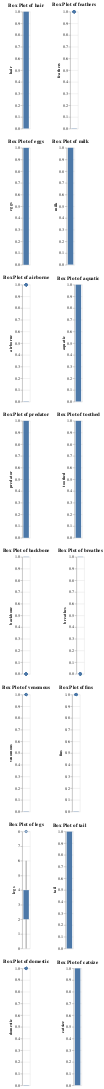

The notebook cell this image was saved under:
### Code cell
import altair as alt
import pandas as pd

# Create a container for the subplots (7 rows x 2 columns)
charts = []
for i, col in enumerate(df.columns):
    # Skip `animal name` and `type` columns
    if col in ['animal name', 'type']:
        continue

    # Create a box plot for each column
    chart = alt.Chart(df).mark_boxplot().encode(
        y=alt.Y(col + ':Q', axis=alt.Axis(title=col))
    ).properties(
        title=f'Box Plot of {col}'
    )
    charts.append(chart)

# Arrange the charts in a 7x2 grid
fig = alt.vconcat(
    *[alt.hconcat(*charts[i:i+2]) for i in range(0, len(charts), 2)]
)

# Save the figure
fig.save('subplots_of_boxplots_without_type.json')
fig.show()
# Calculate Q1, Q3 and IQR for each column
Q1 = df.quantile(0.25)
Q3 = df.quantile(0.75)
IQR = Q3 - Q1

# Define the lower and upper bounds for outlier detection
lower_bound = Q1 - 1.5 * IQR
upper_bound = Q3 + 1.5 * IQR

# Filter out the outliers
df_filtered = df[~((df < lower_bound) | (df > upper_bound)).any(axis=1)]

# Print the shape of the old and new dataframe if outliers are removed
if df.shape != df_filtered.shape:
    print(f'Old dataframe shape: {df.shape}')
    print(f'New dataframe shape: {df_filtered.shape}')
else:
    print('No outliers were removed')

### Figure 1 — Vega-Lite specification as saved in the notebook (floating-point values rounded to 4 significant figures)
{"config": {"view": {"continuousWidth": 300, "continuousHeight": 300}}, "vconcat": [{"hconcat": [{"mark": {"type": "boxplot"}, "encoding": {"y": {"axis": {"title": "hair"}, "field": "hair", "type": "quantitative"}}, "title": "Box Plot of hair"}, {"mark": {"type": "boxplot"}, "encoding": {"y": {"axis": {"title": "feathers"}, "field": "feathers", "type": "quantitative"}}, "title": "Box Plot of feathers"}]}, {"hconcat": [{"mark": {"type": "boxplot"}, "encoding": {"y": {"axis": {"title": "eggs"}, "field": "eggs", "type": "quantitative"}}, "title": "Box Plot of eggs"}, {"mark": {"type": "boxplot"}, "encoding": {"y": {"axis": {"title": "milk"}, "field": "milk", "type": "quantitative"}}, "title": "Box Plot of milk"}]}, {"hconcat": [{"mark": {"type": "boxplot"}, "encoding": {"y": {"axis": {"title": "airborne"}, "field": "airborne", "type": "quantitative"}}, "title": "Box Plot of airborne"}, {"mark": {"type": "boxplot"}, "encoding": {"y": {"axis": {"title": "aquatic"}, "field": "aquatic", "type": "quantitative"}}, "title": "Box Plot of aquatic"}]}, {"hconcat": [{"mark": {"type": "boxplot"}, "encoding": {"y": {"axis": {"title": "predator"}, "field": "predator", "type": "quantitative"}}, "title": "Box Plot of predator"}, {"mark": {"type": "boxplot"}, "encoding": {"y": {"axis": {"title": "toothed"}, "field": "toothed", "type": "quantitative"}}, "title": "Box Plot of toothed"}]}, {"hconcat": [{"mark": {"type": "boxplot"}, "encoding": {"y": {"axis": {"title": "backbone"}, "field": "backbone", "type": "quantitative"}}, "title": "Box Plot of backbone"}, {"mark": {"type": "boxplot"}, "encoding": {"y": {"axis": {"title": "breathes"}, "field": "breathes", "type": "quantitative"}}, "title": "Box Plot of breathes"}]}, {"hconcat": [{"mark": {"type": "boxplot"}, "encoding": {"y": {"axis": {"title": "venomous"}, "field": "venomous", "type": "quantitative"}}, "title": "Box Plot of venomous"}, {"mark": {"type": "boxplot"}, "encoding": {"y": {"axis": {"title": "fins"}, "field": "fins", "type": "quantitative"}}, "title": "Box Plot of fins"}]}, {"hconcat": [{"mark": {"type": "boxplot"}, "encoding": {"y": {"axis": {"title": "legs"}, "field": "legs", "type": "quantitative"}}, "title": "Box Plot of legs"}, {"mark": {"type": "boxplot"}, "encoding": {"y": {"axis": {"title": "tail"}, "field": "tail", "type": "quantitative"}}, "title": "Box Plot of tail"}]}, {"hconcat": [{"mark": {"type": "boxplot"}, "encoding": {"y": {"axis": {"title": "domestic"}, "field": "domestic", "type": "quantitative"}}, "title": "Box Plot of domestic"}, {"mark": {"type": "boxplot"}, "encoding": {"y": {"axis": {"title": "catsize"}, "field": "catsize", "type": "quantitative"}}, "title": "Box Plot of catsize"}]}], "data": {"name": "data-2abd5edf44a39ff81b90b2b9d1974f74"}, "$schema": "https://vega.github.io/schema/vega-lite/v5.17.0.json", "datasets": {"data-2abd5edf44a39ff81b90b2b9d1974f74": [{"animal name": "aardvark", "hair": 1, "feathers": 0, "eggs": 0, "milk": 1, "airborne": 0, "aquatic": 0, "predator": 1, "toothed": 1, "backbone": 1, "breathes": 1, "venomous": 0, "fins": 0, "legs": 4, "tail": 0, "domestic": 0, "catsize": 1, "type": 1}, {"animal name": "antelope", "hair": 1, "feathers": 0, "eggs": 0, "milk": 1, "airborne": 0, "aquatic": 0, "predator": 0, "toothed": 1, "backbone": 1, "breathes": 1, "venomous": 0, "fins": 0, "legs": 4, "tail": 1, "domestic": 0, "catsize": 1, "type": 1}, {"animal name": "bass", "hair": 0, "feathers": 0, "eggs": 1, "milk": 0, "airborne": 0, "aquatic": 1, "predator": 1, "toothed": 1, "backbone": 1, "breathes": 0, "venomous": 0, "fins": 1, "legs": 0, "tail": 1, "domestic": 0, "catsize": 0, "type": 4}, {"animal name": "bear", "hair": 1, "feathers": 0, "eggs": 0, "milk": 1, "airborne": 0, "aquatic": 0, "predator": 1, "toothed": 1, "backbone": 1, "breathes": 1, "venomous": 0, "fins": 0, "legs": 4, "tail": 0, "domestic": 0, "catsize": 1, "type": 1}, {"animal name": "boar", "hair": 1, "feathers": 0, "eggs": 0, "milk": 1, "airborne": 0, "aquatic": 0, "predator": 1, "toothed": 1, "backbone": 1, "breathes": 1, "venomous": 0, "fins": 0, "legs": 4, "tail": 1, "domestic": 0, "catsize": 1, "type": 1}, {"animal name": "buffalo", "hair": 1, "feathers": 0, "eggs": 0, "milk": 1, "airborne": 0, "aquatic": 0, "predator": 0, "toothed": 1, "backbone": 1, "breathes": 1, "venomous": 0, "fins": 0, "legs": 4, "tail": 1, "domestic": 0, "catsize": 1, "type": 1}, {"animal name": "calf", "hair": 1, "feathers": 0, "eggs": 0, "milk": 1, "airborne": 0, "aquatic": 0, "predator": 0, "toothed": 1, "backbone": 1, "breathes": 1, "venomous": 0, "fins": 0, "legs": 4, "tail": 1, "domestic": 1, "catsize": 1, "type": 1}, {"animal name": "carp", "hair": 0, "feathers": 0, "eggs": 1, "milk": 0, "airborne": 0, "aquatic": 1, "predator": 0, "toothed": 1, "backbone": 1, "breathes": 0, "venomous": 0, "fins": 1, "legs": 0, "tail": 1, "domestic": 1, "catsize": 0, "type": 4}, {"animal name": "catfish", "hair": 0, "feathers": 0, "eggs": 1, "milk": 0, "airborne": 0, "aquatic": 1, "predator": 1, "toothed": 1, "backbone": 1, "breathes": 0, "venomous": 0, "fins": 1, "legs": 0, "tail": 1, "domestic": 0, "catsize": 0, "type": 4}, {"animal name": "cavy", "hair": 1, "feathers": 0, "eggs": 0, "milk": 1, "airborne": 0, "aquatic": 0, "predator": 0, "toothed": 1, "backbone": 1, "breathes": 1, "venomous": 0, "fins": 0, "legs": 4, "tail": 0, "domestic": 1, "catsize": 0, "type": 1}, {"animal name": "cheetah", "hair": 1, "feathers": 0, "eggs": 0, "milk": 1, "airborne": 0, "aquatic": 0, "predator": 1, "toothed": 1, "backbone": 1, "breathes": 1, "venomous": 0, "fins": 0, "legs": 4, "tail": 1, "domestic": 0, "catsize": 1, "type": 1}, {"animal name": "chicken", "hair": 0, "feathers": 1, "eggs": 1, "milk": 0, "airborne": 1, "aquatic": 0, "predator": 0, "toothed": 0, "backbone": 1, "breathes": 1, "venomous": 0, "fins": 0, "legs": 2, "tail": 1, "domestic": 1, "catsize": 0, "type": 2}, {"animal name": "chub", "hair": 0, "feathers": 0, "eggs": 1, "milk": 0, "airborne": 0, "aquatic": 1, "predator": 1, "toothed": 1, "backbone": 1, "breathes": 0, "venomous": 0, "fins": 1, "legs": 0, "tail": 1, "domestic": 0, "catsize": 0, "type": 4}, {"animal name": "clam", "hair": 0, "feathers": 0, "eggs": 1, "milk": 0, "airborne": 0, "aquatic": 0, "predator": 1, "toothed": 0, "backbone": 0, "breathes": 0, "venomous": 0, "fins": 0, "legs": 0, "tail": 0, "domestic": 0, "catsize": 0, "type": 7}, {"animal name": "crab", "hair": 0, "feathers": 0, "eggs": 1, "milk": 0, "airborne": 0, "aquatic": 1, "predator": 1, "toothed": 0, "backbone": 0, "breathes": 0, "venomous": 0, "fins": 0, "legs": 4, "tail": 0, "domestic": 0, "catsize": 0, "type": 7}, {"animal name": "crayfish", "hair": 0, "feathers": 0, "eggs": 1, "milk": 0, "airborne": 0, "aquatic": 1, "predator": 1, "toothed": 0, "backbone": 0, "breathes": 0, "venomous": 0, "fins": 0, "legs": 6, "tail": 0, "domestic": 0, "catsize": 0, "type": 7}, {"animal name": "crow", "hair": 0, "feathers": 1, "eggs": 1, "milk": 0, "airborne": 1, "aquatic": 0, "predator": 1, "toothed": 0, "backbone": 1, "breathes": 1, "venomous": 0, "fins": 0, "legs": 2, "tail": 1, "domestic": 0, "catsize": 0, "type": 2}, {"animal name": "deer", "hair": 1, "feathers": 0, "eggs": 0, "milk": 1, "airborne": 0, "aquatic": 0, "predator": 0, "toothed": 1, "backbone": 1, "breathes": 1, "venomous": 0, "fins": 0, "legs": 4, "tail": 1, "domestic": 0, "catsize": 1, "type": 1}, {"animal name": "dogfish", "hair": 0, "feathers": 0, "eggs": 1, "milk": 0, "airborne": 0, "aquatic": 1, "predator": 1, "toothed": 1, "backbone": 1, "breathes": 0, "venomous": 0, "fins": 1, "legs": 0, "tail": 1, "domestic": 0, "catsize": 1, "type": 4}, {"animal name": "dolphin", "hair": 0, "feathers": 0, "eggs": 0, "milk": 1, "airborne": 0, "aquatic": 1, "predator": 1, "toothed": 1, "backbone": 1, "breathes": 1, "venomous": 0, "fins": 1, "legs": 0, "tail": 1, "domestic": 0, "catsize": 1, "type": 1}, {"animal name": "dove", "hair": 0, "feathers": 1, "eggs": 1, "milk": 0, "airborne": 1, "aquatic": 0, "predator": 0, "toothed": 0, "backbone": 1, "breathes": 1, "venomous": 0, "fins": 0, "legs": 2, "tail": 1, "domestic": 1, "catsize": 0, "type": 2}, {"animal name": "duck", "hair": 0, "feathers": 1, "eggs": 1, "milk": 0, "airborne": 1, "aquatic": 1, "predator": 0, "toothed": 0, "backbone": 1, "breathes": 1, "venomous": 0, "fins": 0, "legs": 2, "tail": 1, "domestic": 0, "catsize": 0, "type": 2}, {"animal name": "elephant", "hair": 1, "feathers": 0, "eggs": 0, "milk": 1, "airborne": 0, "aquatic": 0, "predator": 0, "toothed": 1, "backbone": 1, "breathes": 1, "venomous": 0, "fins": 0, "legs": 4, "tail": 1, "domestic": 0, "catsize": 1, "type": 1}, {"animal name": "flamingo", "hair": 0, "feathers": 1, "eggs": 1, "milk": 0, "airborne": 1, "aquatic": 0, "predator": 0, "toothed": 0, "backbone": 1, "breathes": 1, "venomous": 0, "fins": 0, "legs": 2, "tail": 1, "domestic": 0, "catsize": 1, "type": 2}, {"animal name": "flea", "hair": 0, "feathers": 0, "eggs": 1, "milk": 0, "airborne": 0, "aquatic": 0, "predator": 0, "toothed": 0, "backbone": 0, "breathes": 1, "venomous": 0, "fins": 0, "legs": 6, "tail": 0, "domestic": 0, "catsize": 0, "type": 6}, {"animal name": "frog", "hair": 0, "feathers": 0, "eggs": 1, "milk": 0, "airborne": 0, "aquatic": 1, "predator": 1, "toothed": 1, "backbone": 1, "breathes": 1, "venomous": 0, "fins": 0, "legs": 4, "tail": 0, "domestic": 0, "catsize": 0, "type": 5}, {"animal name": "frog", "hair": 0, "feathers": 0, "eggs": 1, "milk": 0, "airborne": 0, "aquatic": 1, "predator": 1, "toothed": 1, "backbone": 1, "breathes": 1, "venomous": 1, "fins": 0, "legs": 4, "tail": 0, "domestic": 0, "catsize": 0, "type": 5}, {"animal name": "fruitbat", "hair": 1, "feathers": 0, "eggs": 0, "milk": 1, "airborne": 1, "aquatic": 0, "predator": 0, "toothed": 1, "backbone": 1, "breathes": 1, "venomous": 0, "fins": 0, "legs": 2, "tail": 1, "domestic": 0, "catsize": 0, "type": 1}, {"animal name": "giraffe", "hair": 1, "feathers": 0, "eggs": 0, "milk": 1, "airborne": 0, "aquatic": 0, "predator": 0, "toothed": 1, "backbone": 1, "breathes": 1, "venomous": 0, "fins": 0, "legs": 4, "tail": 1, "domestic": 0, "catsize": 1, "type": 1}, {"animal name": "girl", "hair": 1, "feathers": 0, "eggs": 0, "milk": 1, "airborne": 0, "aquatic": 0, "predator": 1, "toothed": 1, "backbone": 1, "breathes": 1, "venomous": 0, "fins": 0, "legs": 2, "tail": 0, "domestic": 1, "catsize": 1, "type": 1}, {"animal name": "gnat", "hair": 0, "feathers": 0, "eggs": 1, "milk": 0, "airborne": 1, "aquatic": 0, "predator": 0, "toothed": 0, "backbone": 0, "breathes": 1, "venomous": 0, "fins": 0, "legs": 6, "tail": 0, "domestic": 0, "catsize": 0, "type": 6}, {"animal name": "goat", "hair": 1, "feathers": 0, "eggs": 0, "milk": 1, "airborne": 0, "aquatic": 0, "predator": 0, "toothed": 1, "backbone": 1, "breathes": 1, "venomous": 0, "fins": 0, "legs": 4, "tail": 1, "domestic": 1, "catsize": 1, "type": 1}, {"animal name": "gorilla", "hair": 1, "feathers": 0, "eggs": 0, "milk": 1, "airborne": 0, "aquatic": 0, "predator": 0, "toothed": 1, "backbone": 1, "breathes": 1, "venomous": 0, "fins": 0, "legs": 2, "tail": 0, "domestic": 0, "catsize": 1, "type": 1}, {"animal name": "gull", "hair": 0, "feathers": 1, "eggs": 1, "milk": 0, "airborne": 1, "aquatic": 1, "predator": 1, "toothed": 0, "backbone": 1, "breathes": 1, "venomous": 0, "fins": 0, "legs": 2, "tail": 1, "domestic": 0, "catsize": 0, "type": 2}, {"animal name": "haddock", "hair": 0, "feathers": 0, "eggs": 1, "milk": 0, "airborne": 0, "aquatic": 1, "predator": 0, "toothed": 1, "backbone": 1, "breathes": 0, "venomous": 0, "fins": 1, "legs": 0, "tail": 1, "domestic": 0, "catsize": 0, "type": 4}, {"animal name": "hamster", "hair": 1, "feathers": 0, "eggs": 0, "milk": 1, "airborne": 0, "aquatic": 0, "predator": 0, "toothed": 1, "backbone": 1, "breathes": 1, "venomous": 0, "fins": 0, "legs": 4, "tail": 1, "domestic": 1, "catsize": 0, "type": 1}, {"animal name": "hare", "hair": 1, "feathers": 0, "eggs": 0, "milk": 1, "airborne": 0, "aquatic": 0, "predator": 0, "toothed": 1, "backbone": 1, "breathes": 1, "venomous": 0, "fins": 0, "legs": 4, "tail": 1, "domestic": 0, "catsize": 0, "type": 1}, {"animal name": "hawk", "hair": 0, "feathers": 1, "eggs": 1, "milk": 0, "airborne": 1, "aquatic": 0, "predator": 1, "toothed": 0, "backbone": 1, "breathes": 1, "venomous": 0, "fins": 0, "legs": 2, "tail": 1, "domestic": 0, "catsize": 0, "type": 2}, {"animal name": "herring", "hair": 0, "feathers": 0, "eggs": 1, "milk": 0, "airborne": 0, "aquatic": 1, "predator": 1, "toothed": 1, "backbone": 1, "breathes": 0, "venomous": 0, "fins": 1, "legs": 0, "tail": 1, "domestic": 0, "catsize": 0, "type": 4}, {"animal name": "honeybee", "hair": 1, "feathers": 0, "eggs": 1, "milk": 0, "airborne": 1, "aquatic": 0, "predator": 0, "toothed": 0, "backbone": 0, "breathes": 1, "venomous": 1, "fins": 0, "legs": 6, "tail": 0, "domestic": 1, "catsize": 0, "type": 6}, {"animal name": "housefly", "hair": 1, "feathers": 0, "eggs": 1, "milk": 0, "airborne": 1, "aquatic": 0, "predator": 0, "toothed": 0, "backbone": 0, "breathes": 1, "venomous": 0, "fins": 0, "legs": 6, "tail": 0, "domestic": 0, "catsize": 0, "type": 6}, {"animal name": "kiwi", "hair": 0, "feathers": 1, "eggs": 1, "milk": 0, "airborne": 0, "aquatic": 0, "predator": 1, "toothed": 0, "backbone": 1, "breathes": 1, "venomous": 0, "fins": 0, "legs": 2, "tail": 1, "domestic": 0, "catsize": 0, "type": 2}, {"animal name": "ladybird", "hair": 0, "feathers": 0, "eggs": 1, "milk": 0, "airborne": 1, "aquatic": 0, "predator": 1, "toothed": 0, "backbone": 0, "breathes": 1, "venomous": 0, "fins": 0, "legs": 6, "tail": 0, "domestic": 0, "catsize": 0, "type": 6}, {"animal name": "lark", "hair": 0, "feathers": 1, "eggs": 1, "milk": 0, "airborne": 1, "aquatic": 0, "predator": 0, "toothed": 0, "backbone": 1, "breathes": 1, "venomous": 0, "fins": 0, "legs": 2, "tail": 1, "domestic": 0, "catsize": 0, "type": 2}, {"animal name": "leopard", "hair": 1, "feathers": 0, "eggs": 0, "milk": 1, "airborne": 0, "aquatic": 0, "predator": 1, "toothed": 1, "backbone": 1, "breathes": 1, "venomous": 0, "fins": 0, "legs": 4, "tail": 1, "domestic": 0, "catsize": 1, "type": 1}, {"animal name": "lion", "hair": 1, "feathers": 0, "eggs": 0, "milk": 1, "airborne": 0, "aquatic": 0, "predator": 1, "toothed": 1, "backbone": 1, "breathes": 1, "venomous": 0, "fins": 0, "legs": 4, "tail": 1, "domestic": 0, "catsize": 1, "type": 1}, {"animal name": "lobster", "hair": 0, "feathers": 0, "eggs": 1, "milk": 0, "airborne": 0, "aquatic": 1, "predator": 1, "toothed": 0, "backbone": 0, "breathes": 0, "venomous": 0, "fins": 0, "legs": 6, "tail": 0, "domestic": 0, "catsize": 0, "type": 7}, {"animal name": "lynx", "hair": 1, "feathers": 0, "eggs": 0, "milk": 1, "airborne": 0, "aquatic": 0, "predator": 1, "toothed": 1, "backbone": 1, "breathes": 1, "venomous": 0, "fins": 0, "legs": 4, "tail": 1, "domestic": 0, "catsize": 1, "type": 1}, {"animal name": "mink", "hair": 1, "feathers": 0, "eggs": 0, "milk": 1, "airborne": 0, "aquatic": 1, "predator": 1, "toothed": 1, "backbone": 1, "breathes": 1, "venomous": 0, "fins": 0, "legs": 4, "tail": 1, "domestic": 0, "catsize": 1, "type": 1}, {"animal name": "mole", "hair": 1, "feathers": 0, "eggs": 0, "milk": 1, "airborne": 0, "aquatic": 0, "predator": 1, "toothed": 1, "backbone": 1, "breathes": 1, "venomous": 0, "fins": 0, "legs": 4, "tail": 1, "domestic": 0, "catsize": 0, "type": 1}, {"animal name": "mongoose", "hair": 1, "feathers": 0, "eggs": 0, "milk": 1, "airborne": 0, "aquatic": 0, "predator": 1, "toothed": 1, "backbone": 1, "breathes": 1, "venomous": 0, "fins": 0, "legs": 4, "tail": 1, "domestic": 0, "catsize": 1, "type": 1}, {"animal name": "moth", "hair": 1, "feathers": 0, "eggs": 1, "milk": 0, "airborne": 1, "aquatic": 0, "predator": 0, "toothed": 0, "backbone": 0, "breathes": 1, "venomous": 0, "fins": 0, "legs": 6, "tail": 0, "domestic": 0, "catsize": 0, "type": 6}, {"animal name": "newt", "hair": 0, "feathers": 0, "eggs": 1, "milk": 0, "airborne": 0, "aquatic": 1, "predator": 1, "toothed": 1, "backbone": 1, "breathes": 1, "venomous": 0, "fins": 0, "legs": 4, "tail": 1, "domestic": 0, "catsize": 0, "type": 5}, {"animal name": "octopus", "hair": 0, "feathers": 0, "eggs": 1, "milk": 0, "airborne": 0, "aquatic": 1, "predator": 1, "toothed": 0, "backbone": 0, "breathes": 0, "venomous": 0, "fins": 0, "legs": 8, "tail": 0, "domestic": 0, "catsize": 1, "type": 7}, {"animal name": "opossum", "hair": 1, "feathers": 0, "eggs": 0, "milk": 1, "airborne": 0, "aquatic": 0, "predator": 1, "toothed": 1, "backbone": 1, "breathes": 1, "venomous": 0, "fins": 0, "legs": 4, "tail": 1, "domestic": 0, "catsize": 0, "type": 1}, {"animal name": "oryx", "hair": 1, "feathers": 0, "eggs": 0, "milk": 1, "airborne": 0, "aquatic": 0, "predator": 0, "toothed": 1, "backbone": 1, "breathes": 1, "venomous": 0, "fins": 0, "legs": 4, "tail": 1, "domestic": 0, "catsize": 1, "type": 1}, {"animal name": "ostrich", "hair": 0, "feathers": 1, "eggs": 1, "milk": 0, "airborne": 0, "aquatic": 0, "predator": 0, "toothed": 0, "backbone": 1, "breathes": 1, "venomous": 0, "fins": 0, "legs": 2, "tail": 1, "domestic": 0, "catsize": 1, "type": 2}, {"animal name": "parakeet", "hair": 0, "feathers": 1, "eggs": 1, "milk": 0, "airborne": 1, "aquatic": 0, "predator": 0, "toothed": 0, "backbone": 1, "breathes": 1, "venomous": 0, "fins": 0, "legs": 2, "tail": 1, "domestic": 1, "catsize": 0, "type": 2}, {"animal name": "penguin", "hair": 0, "feathers": 1, "eggs": 1, "milk": 0, "airborne": 0, "aquatic": 1, "predator": 1, "toothed": 0, "backbone": 1, "breathes": 1, "venomous": 0, "fins": 0, "legs": 2, "tail": 1, "domestic": 0, "catsize": 1, "type": 2}, {"animal name": "pheasant", "hair": 0, "feathers": 1, "eggs": 1, "milk": 0, "airborne": 1, "aquatic": 0, "predator": 0, "toothed": 0, "backbone": 1, "breathes": 1, "venomous": 0, "fins": 0, "legs": 2, "tail": 1, "domestic": 0, "catsize": 0, "type": 2}, {"animal name": "pike", "hair": 0, "feathers": 0, "eggs": 1, "milk": 0, "airborne": 0, "aquatic": 1, "predator": 1, "toothed": 1, "backbone": 1, "breathes": 0, "venomous": 0, "fins": 1, "legs": 0, "tail": 1, "domestic": 0, "catsize": 1, "type": 4}, {"animal name": "piranha", "hair": 0, "feathers": 0, "eggs": 1, "milk": 0, "airborne": 0, "aquatic": 1, "predator": 1, "toothed": 1, "backbone": 1, "breathes": 0, "venomous": 0, "fins": 1, "legs": 0, "tail": 1, "domestic": 0, "catsize": 0, "type": 4}, {"animal name": "pitviper", "hair": 0, "feathers": 0, "eggs": 1, "milk": 0, "airborne": 0, "aquatic": 0, "predator": 1, "toothed": 1, "backbone": 1, "breathes": 1, "venomous": 1, "fins": 0, "legs": 0, "tail": 1, "domestic": 0, "catsize": 0, "type": 3}, {"animal name": "platypus", "hair": 1, "feathers": 0, "eggs": 1, "milk": 1, "airborne": 0, "aquatic": 1, "predator": 1, "toothed": 0, "backbone": 1, "breathes": 1, "venomous": 0, "fins": 0, "legs": 4, "tail": 1, "domestic": 0, "catsize": 1, "type": 1}, {"animal name": "polecat", "hair": 1, "feathers": 0, "eggs": 0, "milk": 1, "airborne": 0, "aquatic": 0, "predator": 1, "toothed": 1, "backbone": 1, "breathes": 1, "venomous": 0, "fins": 0, "legs": 4, "tail": 1, "domestic": 0, "catsize": 1, "type": 1}, {"animal name": "pony", "hair": 1, "feathers": 0, "eggs": 0, "milk": 1, "airborne": 0, "aquatic": 0, "predator": 0, "toothed": 1, "backbone": 1, "breathes": 1, "venomous": 0, "fins": 0, "legs": 4, "tail": 1, "domestic": 1, "catsize": 1, "type": 1}, {"animal name": "porpoise", "hair": 0, "feathers": 0, "eggs": 0, "milk": 1, "airborne": 0, "aquatic": 1, "predator": 1, "toothed": 1, "backbone": 1, "breathes": 1, "venomous": 0, "fins": 1, "legs": 0, "tail": 1, "domestic": 0, "catsize": 1, "type": 1}, {"animal name": "puma", "hair": 1, "feathers": 0, "eggs": 0, "milk": 1, "airborne": 0, "aquatic": 0, "predator": 1, "toothed": 1, "backbone": 1, "breathes": 1, "venomous": 0, "fins": 0, "legs": 4, "tail": 1, "domestic": 0, "catsize": 1, "type": 1}, {"animal name": "pussycat", "hair": 1, "feathers": 0, "eggs": 0, "milk": 1, "airborne": 0, "aquatic": 0, "predator": 1, "toothed": 1, "backbone": 1, "breathes": 1, "venomous": 0, "fins": 0, "legs": 4, "tail": 1, "domestic": 1, "catsize": 1, "type": 1}, {"animal name": "raccoon", "hair": 1, "feathers": 0, "eggs": 0, "milk": 1, "airborne": 0, "aquatic": 0, "predator": 1, "toothed": 1, "backbone": 1, "breathes": 1, "venomous": 0, "fins": 0, "legs": 4, "tail": 1, "domestic": 0, "catsize": 1, "type": 1}, {"animal name": "reindeer", "hair": 1, "feathers": 0, "eggs": 0, "milk": 1, "airborne": 0, "aquatic": 0, "predator": 0, "toothed": 1, "backbone": 1, "breathes": 1, "venomous": 0, "fins": 0, "legs": 4, "tail": 1, "domestic": 1, "catsize": 1, "type": 1}, {"animal name": "rhea", "hair": 0, "feathers": 1, "eggs": 1, "milk": 0, "airborne": 0, "aquatic": 0, "predator": 1, "toothed": 0, "backbone": 1, "breathes": 1, "venomous": 0, "fins": 0, "legs": 2, "tail": 1, "domestic": 0, "catsize": 1, "type": 2}, {"animal name": "scorpion", "hair": 0, "feathers": 0, "eggs": 0, "milk": 0, "airborne": 0, "aquatic": 0, "predator": 1, "toothed": 0, "backbone": 0, "breathes": 1, "venomous": 1, "fins": 0, "legs": 8, "tail": 1, "domestic": 0, "catsize": 0, "type": 7}, {"animal name": "seahorse", "hair": 0, "feathers": 0, "eggs": 1, "milk": 0, "airborne": 0, "aquatic": 1, "predator": 0, "toothed": 1, "backbone": 1, "breathes": 0, "venomous": 0, "fins": 1, "legs": 0, "tail": 1, "domestic": 0, "catsize": 0, "type": 4}, {"animal name": "seal", "hair": 1, "feathers": 0, "eggs": 0, "milk": 1, "airborne": 0, "aquatic": 1, "predator": 1, "toothed": 1, "backbone": 1, "breathes": 1, "venomous": 0, "fins": 1, "legs": 0, "tail": 0, "domestic": 0, "catsize": 1, "type": 1}, {"animal name": "sealion", "hair": 1, "feathers": 0, "eggs": 0, "milk": 1, "airborne": 0, "aquatic": 1, "predator": 1, "toothed": 1, "backbone": 1, "breathes": 1, "venomous": 0, "fins": 1, "legs": 2, "tail": 1, "domestic": 0, "catsize": 1, "type": 1}, {"animal name": "seasnake", "hair": 0, "feathers": 0, "eggs": 0, "milk": 0, "airborne": 0, "aquatic": 1, "predator": 1, "toothed": 1, "backbone": 1, "breathes": 0, "venomous": 1, "fins": 0, "legs": 0, "tail": 1, "domestic": 0, "catsize": 0, "type": 3}, {"animal name": "seawasp", "hair": 0, "feathers": 0, "eggs": 1, "milk": 0, "airborne": 0, "aquatic": 1, "predator": 1, "toothed": 0, "backbone": 0, "breathes": 0, "venomous": 1, "fins": 0, "legs": 0, "tail": 0, "domestic": 0, "catsize": 0, "type": 7}, {"animal name": "skimmer", "hair": 0, "feathers": 1, "eggs": 1, "milk": 0, "airborne": 1, "aquatic": 1, "predator": 1, "toothed": 0, "backbone": 1, "breathes": 1, "venomous": 0, "fins": 0, "legs": 2, "tail": 1, "domestic": 0, "catsize": 0, "type": 2}, {"animal name": "skua", "hair": 0, "feathers": 1, "eggs": 1, "milk": 0, "airborne": 1, "aquatic": 1, "predator": 1, "toothed": 0, "backbone": 1, "breathes": 1, "venomous": 0, "fins": 0, "legs": 2, "tail": 1, "domestic": 0, "catsize": 0, "type": 2}, {"animal name": "slowworm", "hair": 0, "feathers": 0, "eggs": 1, "milk": 0, "airborne": 0, "aquatic": 0, "predator": 1, "toothed": 1, "backbone": 1, "breathes": 1, "venomous": 0, "fins": 0, "legs": 0, "tail": 1, "domestic": 0, "catsize": 0, "type": 3}, {"animal name": "slug", "hair": 0, "feathers": 0, "eggs": 1, "milk": 0, "airborne": 0, "aquatic": 0, "predator": 0, "toothed": 0, "backbone": 0, "breathes": 1, "venomous": 0, "fins": 0, "legs": 0, "tail": 0, "domestic": 0, "catsize": 0, "type": 7}, {"animal name": "sole", "hair": 0, "feathers": 0, "eggs": 1, "milk": 0, "airborne": 0, "aquatic": 1, "predator": 0, "toothed": 1, "backbone": 1, "breathes": 0, "venomous": 0, "fins": 1, "legs": 0, "tail": 1, "domestic": 0, "catsize": 0, "type": 4}, {"animal name": "sparrow", "hair": 0, "feathers": 1, "eggs": 1, "milk": 0, "airborne": 1, "aquatic": 0, "predator": 0, "toothed": 0, "backbone": 1, "breathes": 1, "venomous": 0, "fins": 0, "legs": 2, "tail": 1, "domestic": 0, "catsize": 0, "type": 2}, {"animal name": "squirrel", "hair": 1, "feathers": 0, "eggs": 0, "milk": 1, "airborne": 0, "aquatic": 0, "predator": 0, "toothed": 1, "backbone": 1, "breathes": 1, "venomous": 0, "fins": 0, "legs": 2, "tail": 1, "domestic": 0, "catsize": 0, "type": 1}, {"animal name": "starfish", "hair": 0, "feathers": 0, "eggs": 1, "milk": 0, "airborne": 0, "aquatic": 1, "predator": 1, "toothed": 0, "backbone": 0, "breathes": 0, "venomous": 0, "fins": 0, "legs": 5, "tail": 0, "domestic": 0, "catsize": 0, "type": 7}, {"animal name": "stingray", "hair": 0, "feathers": 0, "eggs": 1, "milk": 0, "airborne": 0, "aquatic": 1, "predator": 1, "toothed": 1, "backbone": 1, "breathes": 0, "venomous": 1, "fins": 1, "legs": 0, "tail": 1, "domestic": 0, "catsize": 1, "type": 4}, {"animal name": "swan", "hair": 0, "feathers": 1, "eggs": 1, "milk": 0, "airborne": 1, "aquatic": 1, "predator": 0, "toothed": 0, "backbone": 1, "breathes": 1, "venomous": 0, "fins": 0, "legs": 2, "tail": 1, "domestic": 0, "catsize": 1, "type": 2}, {"animal name": "termite", "hair": 0, "feathers": 0, "eggs": 1, "milk": 0, "airborne": 0, "aquatic": 0, "predator": 0, "toothed": 0, "backbone": 0, "breathes": 1, "venomous": 0, "fins": 0, "legs": 6, "tail": 0, "domestic": 0, "catsize": 0, "type": 6}, {"animal name": "toad", "hair": 0, "feathers": 0, "eggs": 1, "milk": 0, "airborne": 0, "aquatic": 1, "predator": 0, "toothed": 1, "backbone": 1, "breathes": 1, "venomous": 0, "fins": 0, "legs": 4, "tail": 0, "domestic": 0, "catsize": 0, "type": 5}, {"animal name": "tortoise", "hair": 0, "feathers": 0, "eggs": 1, "milk": 0, "airborne": 0, "aquatic": 0, "predator": 0, "toothed": 0, "backbone": 1, "breathes": 1, "venomous": 0, "fins": 0, "legs": 4, "tail": 1, "domestic": 0, "catsize": 1, "type": 3}, {"animal name": "tuatara", "hair": 0, "feathers": 0, "eggs": 1, "milk": 0, "airborne": 0, "aquatic": 0, "predator": 1, "toothed": 1, "backbone": 1, "breathes": 1, "venomous": 0, "fins": 0, "legs": 4, "tail": 1, "domestic": 0, "catsize": 0, "type": 3}, {"animal name": "tuna", "hair": 0, "feathers": 0, "eggs": 1, "milk": 0, "airborne": 0, "aquatic": 1, "predator": 1, "toothed": 1, "backbone": 1, "breathes": 0, "venomous": 0, "fins": 1, "legs": 0, "tail": 1, "domestic": 0, "catsize": 1, "type": 4}, {"animal name": "vampire", "hair": 1, "feathers": 0, "eggs": 0, "milk": 1, "airborne": 1, "aquatic": 0, "predator": 0, "toothed": 1, "backbone": 1, "breathes": 1, "venomous": 0, "fins": 0, "legs": 2, "tail": 1, "domestic": 0, "catsize": 0, "type": 1}, {"animal name": "vole", "hair": 1, "feathers": 0, "eggs": 0, "milk": 1, "airborne": 0, "aquatic": 0, "predator": 0, "toothed": 1, "backbone": 1, "breathes": 1, "venomous": 0, "fins": 0, "legs": 4, "tail": 1, "domestic": 0, "catsize": 0, "type": 1}, {"animal name": "vulture", "hair": 0, "feathers": 1, "eggs": 1, "milk": 0, "airborne": 1, "aquatic": 0, "predator": 1, "toothed": 0, "backbone": 1, "breathes": 1, "venomous": 0, "fins": 0, "legs": 2, "tail": 1, "domestic": 0, "catsize": 1, "type": 2}, {"animal name": "wallaby", "hair": 1, "feathers": 0, "eggs": 0, "milk": 1, "airborne": 0, "aquatic": 0, "predator": 0, "toothed": 1, "backbone": 1, "breathes": 1, "venomous": 0, "fins": 0, "legs": 2, "tail": 1, "domestic": 0, "catsize": 1, "type": 1}, {"animal name": "wasp", "hair": 1, "feathers": 0, "eggs": 1, "milk": 0, "airborne": 1, "aquatic": 0, "predator": 0, "toothed": 0, "backbone": 0, "breathes": 1, "venomous": 1, "fins": 0, "legs": 6, "tail": 0, "domestic": 0, "catsize": 0, "type": 6}, {"animal name": "wolf", "hair": 1, "feathers": 0, "eggs": 0, "milk": 1, "airborne": 0, "aquatic": 0, "predator": 1, "toothed": 1, "backbone": 1, "breathes": 1, "venomous": 0, "fins": 0, "legs": 4, "tail": 1, "domestic": 0, "catsize": 1, "type": 1}, {"animal name": "worm", "hair": 0, "feathers": 0, "eggs": 1, "milk": 0, "airborne": 0, "aquatic": 0, "predator": 0, "toothed": 0, "backbone": 0, "breathes": 1, "venomous": 0, "fins": 0, "legs": 0, "tail": 0, "domestic": 0, "catsize": 0, "type": 7}, {"animal name": "wren", "hair": 0, "feathers": 1, "eggs": 1, "milk": 0, "airborne": 1, "aquatic": 0, "predator": 0, "toothed": 0, "backbone": 1, "breathes": 1, "venomous": 0, "fins": 0, "legs": 2, "tail": 1, "domestic": 0, "catsize": 0, "type": 2}]}}
